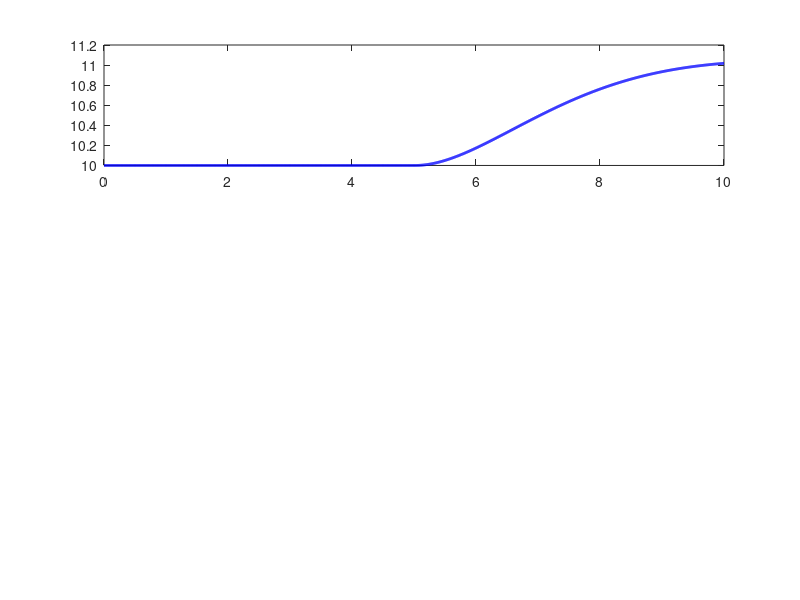

The MATLAB source for this figure: (Note: this script raises an error after producing the figure.)
clear; clc; close all;

%% System Model (Engine AFR dynamics)
A = [0 1; -0.5 -1];
B = [0;1];
C = [1 0];
D = 0;

%% LQR Design
Q = diag([100 10]);
R = 1;
K = lqr(A,B,Q,R);

%% Simulation settings
tspan = [0 10];
dt = 0.01;
t = tspan(1):dt:tspan(2);

x = [10; 0];                 % Initial AFR deviation
AFR_ref = 14.7;              % Desired AFR
u_max = 5;                   % Injector saturation

x_log = [];
y_log = [];
u_log = [];

%% Simulation loop (more realistic than step())
for i = 1:length(t)

    % Output (AFR)
    y = C*x;

    % Add sensor noise
    noise = 0.05*randn;
    y_measured = y + noise;

    % Reference tracking (error-based state)
    e = [y_measured - AFR_ref; x(2)];

    % LQR control law
    u = -K*e;

    % Saturation (injector limits)
    u = max(-u_max, min(u, u_max));

    % Disturbance (engine load change at t = 5s)
    if t(i) > 5
        d = 0.5;
    else
        d = 0;
    end

    % State update (Euler integration)
    x_dot = A*x + B*u + [0; d];
    x = x + x_dot*dt;

    % Store data
    x_log = [x_log x];
    y_log = [y_log y];
    u_log = [u_log u];
end

x_log = x_log';
y_log = y_log';

%% Plotting

figure

subplot(3,1,1)
plot(t, y_log,'b','LineWidth',2)
hold on
yline(AFR_ref,'r--','Reference (14.7)')
grid on
title('AFR Tracking (Realistic)')
xlabel('Time (seconds)')
ylabel('AFR')

subplot(3,1,2)
plot(t, x_log(:,1),'LineWidth',2)
hold on
plot(t, x_log(:,2),'LineWidth',2)
grid on
title('State Variables')
xlabel('Time (seconds)')
ylabel('States')
legend('x1 (AFR)','x2 (Rate)')

subplot(3,1,3)
plot(t, u_log,'LineWidth',2)
grid on
title('Control Effort with Saturation')
xlabel('Time (seconds)')
ylabel('Fuel Input')

sgtitle('Realistic LQR-Based Fuel Injection System')
